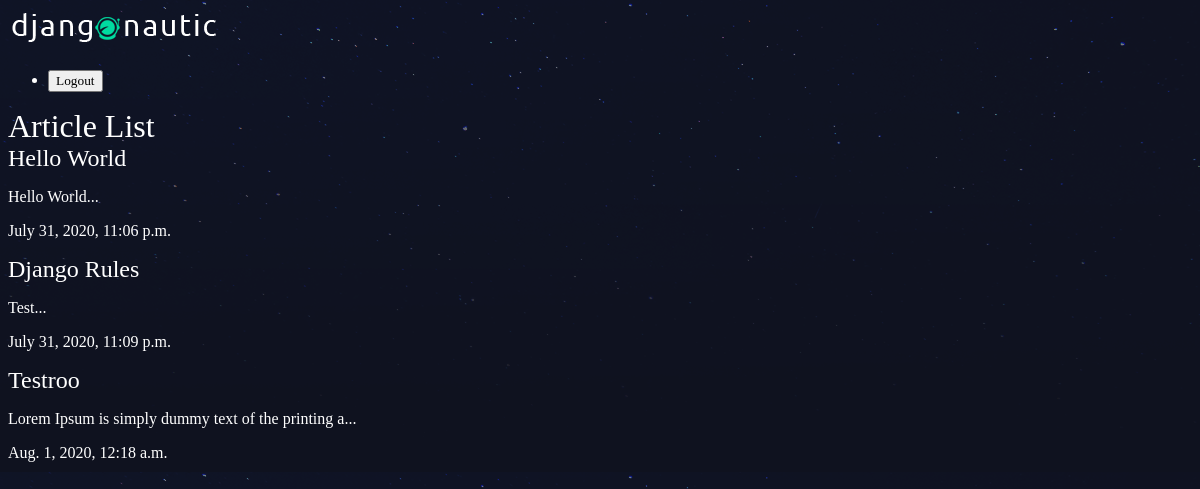
/articles/, run on an earlier commit of the app's database.
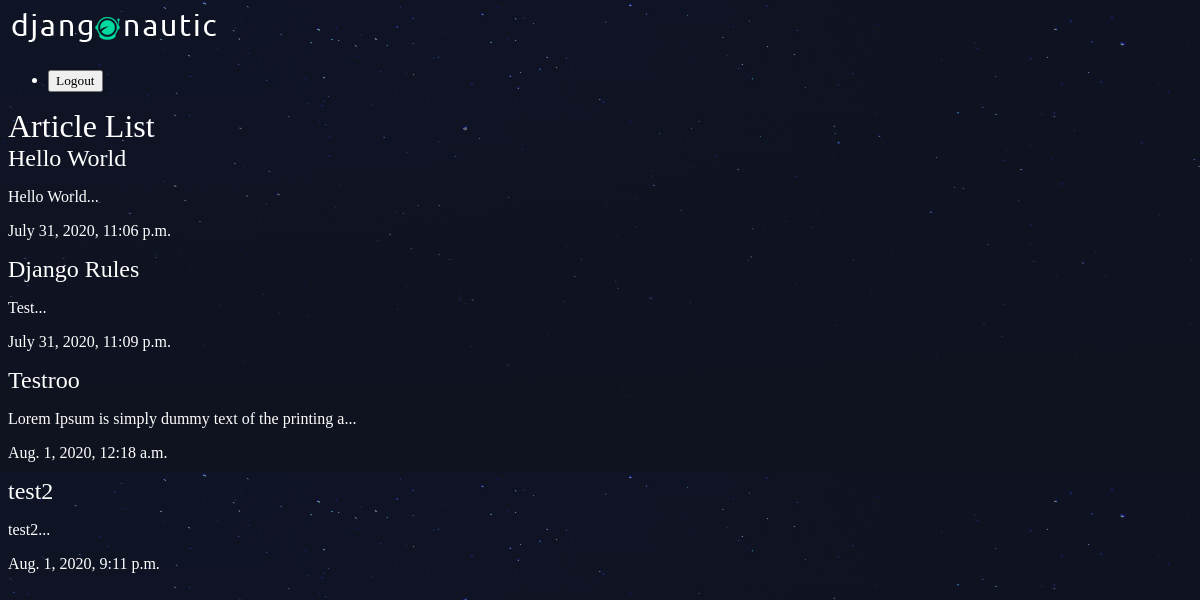
And on a later commit of the database.
### articles/models.py (models this page shows, shortened)
class Article(models.Model):
    title = models.CharField(max_length=100)
    slug = models.SlugField()
    body = models.TextField()
    date = models.DateTimeField(auto_now_add=True)
    thumb = models.ImageField(default='default.png', blank=True)
    def snippets(self):
        return self.body[:50] + '...'

### articles/views.py (the view)
# urls.py: path('', views.article_list, name='list'),
def article_list(request):
    articles = Article.objects.all().order_by("date")
    return render(request, "articles/article_list.html", {'articles': articles})

### articles/templates/articles/article_list.html
{% extends 'base_layout.html' %}
{% block content %}
<h1>Article List</h1>
<div class="articles">
    {%for article in articles %}
        <div class="article">
            <h2><a href="{% url 'articles:detail' slug=article.slug %}">{{article.title}}</a></h2>
            <p>{{article.snippets}}</p>
            <p>{{article.date}}</p>
        </div>
    {% endfor %}
</div>
{% endblock %}

### templates/base_layout.html (shortened to what this page needs)
{% load static %}
<!DOCTYPE html>
<html>
    <head>
        <link rel="stylesheet" href="{% static 'styles.css' %}">
    </head>
    <body>
        <header class="wrapper">
            <h1><a href="{% url 'articles:list' %}"><img src="{% static 'logo.png' %}" alt="djangonautic" /></a></h1>
            <nav>
                <ul>
                    <li>
                        <form class="logout-link" action="{% url 'accounts:logout' %}" method="post">
                            <button type="submit">Logout</button>
                        </form>
                    </li>
                </ul>
            </nav>
        </header>
        <div class="wrapper">
            {% block content %}
            {% endblock %}
        </div>
    </body>
</html>

### assets/styles.css (style rules this page uses)
body { background-color: #0f121f; background-image: url(\stars.png); background-repeat-y: no-repeat; color: #fff; }
body * { font-family: Ubuntu; }
h1, h2, h3, h4, h5 { font-weight: normal; margin: 0; }
a, a:hover, a:visited { color: #fff; text-decoration: none; }

What changed in the data, as far as the page shows it:
added Article: title "test2", snippets "test2...", date "Aug. 1, 2020, 9:11 p.m."
